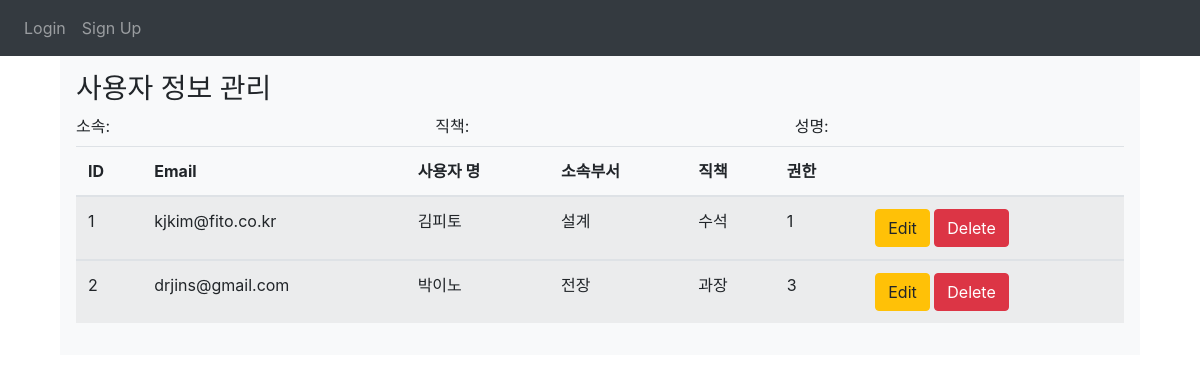
The app's page /userinfo_update, older data.
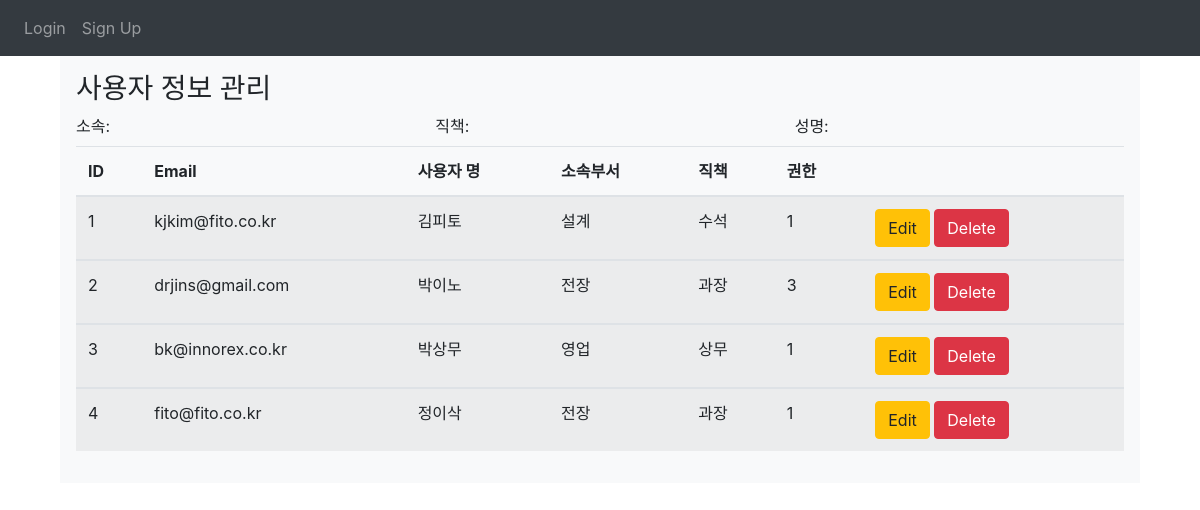
The same page, newer data.
### website/models.py (models this page shows)
class User(db.Model, UserMixin):                                      #Employee
    id = db.Column(db.Integer, primary_key=True)                      #DB primary_key ID
    email = db.Column(db.String(50), unique=True)                     #이름대신 ID로 사용함
    uname = db.Column(db.String(50),nullable=False)                   #이름
    udepartment = db.Column(db.String(50))                            #소속부서
    uposition = db.Column(db.String(50))                              #직책
    password = db.Column(db.String(50))                               #패스워드
    authority = db.Column(db.String(10))                              #권한관리 : 1 슈퍼 관리자, 2 관리자, 3 일반 사용자
    notes = db.relationship('Note')                                   #외래키 연동
    projects = db.relationship('Project')
    working_hours = db.relationship('Working_hour')

### website/auth.py (the view, shortened to what this page needs)
@auth.route('/userinfo_update', methods=['GET', 'POST'])
def userinfo_update():
    all_data = User.query.all()
    return render_template("user_info.html", all_data=all_data, user=current_user)

### website/templates/user_info.html (shortened to what this page needs)
{% extends "base.html" %}
{% block content%}
<div class="container">
<div class="row">
<div class="col-md-12">
<div class="bg-light p-3">
    <h3>사용자 정보 관리</h3>
    <form>
        <div class="row">
            <div class="col">
            <label for="userDepartmet">소속: {{user.udepartment}}</label>
            </div>
            <div class="col">
            <label for="userPosition">직책: {{user.uposition}}</label>
            </div>
            <div class="col">
            <label for="userName">성명: {{user.uname}}</label>
            </div>
        </div>
    </form>
        <table class="table table-hover table-striped" id="table1">
            <thead>
                <tr>
                    <th>ID</th>
                    <th>Email</th>
                    <th>사용자 명</th>
                    <th>소속부서</th>
                    <th>직책</th>
                    <th>권한</th>
                    <th></th>
                </tr>
            </thead>
            {% for row in all_data %}
                <tbody>
                    <tr>
                        <td>{{row.id}}</td>
                        <td>{{row.email}}</td>
                        <td>{{row.uname}}</td>
                        <td>{{row.udepartment}}</td>
                        <td>{{row.uposition}}</td>
                        <td>{{row.authority}}</td>
                        <td>
                        <a href="/auth.userinfo_update/{{row.id}}" class="btn btn-warning btn-xs" data-toggle="modal" data-target="#modaledit{{row.id}}">Edit</a>
                        <a href="/userdelete/{{row.id}}" class="btn btn-danger btn-xs" onclick="return confirm('이 데이터를 삭제하시겠습니까?')">Delete</a>
                        </td>
                    </tr>
                </tbody>
            {% endfor %}
        </table>
</div>
</div>
</div>
</div>
{% endblock %}

Row changes from the older to the newer data that the page shows:
added User: id "3", email "bk@innorex.co.kr", uname "박상무", udepartment "영업", uposition "상무", authority "1"
added User: id "4", email "fito@fito.co.kr", uname "정이삭", udepartment "전장", uposition "과장", authority "1"
